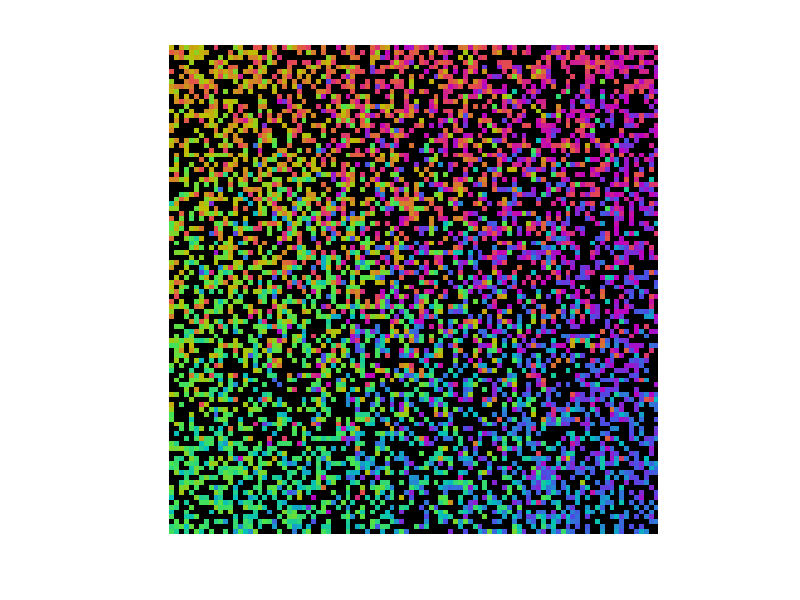

The MATLAB source for this figure: (Note: this script raises an error after producing the figure.)
close all
clear
clc

%========================Good Presets==============================
% numAgents = 500;
% mapSize = 100;
% sensingRadius = 8;
% neighborToGoalForceRatio = 0.072;
%spawnType = 'RandomSpawn';
%===================================================================
% numAgents = 500;
% mapSize = 100;
% sensingRadius = 10;
% neighborToGoalForceRatio = 0.01;
% spawnType = 'OpposingCoordinatedSpawn';
%==================================================================


numAgents = 5000; %number of agents
mapSize =100; %x and y dimension of map
sensingRadius = 5; %Radius of sensing range for each agent (square sensing range)
neighborToGoalForceRatio = 0.5; %Ratio of the force from the goal point to the force exerted by one agent of the same color

environment = zeros(mapSize, mapSize, 6); %X, Y for RGB and "contains agent" and GoalX,GoalY
imageResize = 10; %Makes the plot bigger

spawnType = 'RandomSpawn';
%spawnType = 'CoordinatedSpawn';
%spawnType = 'OpposingCoordinatedSpawn';

switch spawnType
    case 'RandomSpawn'
        %Place agents randomly on the map
        for i = 1:numAgents
            new = false;
            while not(new)
                randx = randi(mapSize);
                randy = randi(mapSize);
                if environment(randx,randy,4) == 0
                    new = true;
                end
            end
            environment(randx,randy,4) = 1; %The row coordinate is x, the column coordinate is y
        end
        
        %Set the goal positions of each agent to a random point on the map
        environment(:,:,5:6) = randi(mapSize,[mapSize,mapSize,2]) .* environment(:,:,4);
    case 'CoordinatedSpawn'
      %Place agents in the top left corner of the map
        for i = 1:numAgents
            new = false;
            while not(new)
                randx = randi(mapSize/4);
                randy = randi(mapSize/4);
                if environment(randx,randy,4) == 0
                    new = true;
                end
            end
            environment(randx,randy,4) = 1; %The row coordinate is x, the column coordinate is y
        end
        
        %Set the goal positions of each agent to a random point on the map
        environment(:,:,5:6) = randi(mapSize/2,[mapSize,mapSize,2]) .* environment(:,:,4); 
        environment(:,:,5:6) = environment(:,:,5:6) + mapSize/2;
    case 'OpposingCoordinatedSpawn'
        for i = 1:numAgents
            new = false;
            while not(new)
                randx = randi(mapSize/4);
                randy = randi(mapSize/4);
                if mod(i,2) == 0
                   randy = randy + mapSize*3/4; 
                   environment(randx,randy,5:6) = randi(mapSize/2,[1,1,2]); 
                   environment(randx,randy,5) = environment(randx,randy,5) + mapSize/2;
                else
                   environment(randx,randy,5:6) = randi(mapSize/2,[1,1,2]); 
                   environment(randx,randy,5:6) = environment(randx,randy,5:6) + mapSize/2;
                end
                if environment(randx,randy,4) == 0
                    new = true;
                end
            end
            environment(randx,randy,4) = 1; %The row coordinate is x, the column coordinate is y
        end
end

%Create matrix of indexes
IndexMat = zeros(mapSize, mapSize, 2); 
yIndex = 1:mapSize;
xIndex = (1:mapSize)';
for i = 1:mapSize
   IndexMat(:,i,1) = xIndex;
   IndexMat(i,:,2) = yIndex;
end

%Find unit vector to goal
unitToGoal = (environment(:,:,5:6) - IndexMat)./vecnorm(environment(:,:,5:6) - IndexMat,2,3);

%Find angle of unit vector to goal relative to x-axis
theta = mod(atan2(unitToGoal(:,:,2),unitToGoal(:,:,1)),2*pi);

%Set the color of each agent depending on their theta angle
environment(:,:,1) = ((theta < pi).*(255-theta*255/pi)) + ((theta >= pi).*(theta-pi)*255/pi);
environment(:,:,2) = (and(theta <= 5/3*pi,theta >= 2/3*pi).*(255-(theta-2/3*pi)*255/pi)) + ...
    ((theta > 5/3*pi).*(theta-5/3*pi)*255/pi) + ((theta < 2/3*pi).*((theta+1/3*pi)*255/pi));
environment(:,:,3) = (and(theta <= 4/3*pi,theta >= 1/3*pi).*(theta-1/3*pi)*255/pi) + ...
    ((theta < 1/3*pi).*(255-(theta+2/3*pi)*255/pi)) + ((theta > 4/3*pi).*(255-(theta-4/3*pi)*255/pi));

%Find the sum of the colors of each agent for normalization reasons
colorSum = environment(:,:,1) + environment(:,:,2) + environment(:,:,3);

%display the image showing locations and colors of every agent
imshow(floor(environment(:,:,1:3))./colorSum*1.5.*environment(:,:,4));

%===========================Main Loop==========================%
while true
    tic
    %find number of agents who have reached their goal points
    numAtGoal = sum(sum(vecnorm(environment(:,:,5:6) - IndexMat,2,3) == 0));
    %erase agents who have reached their goal points
    environment(:,:,:) = environment(:,:,:) .* (vecnorm(environment(:,:,5:6) - IndexMat,2,3) ~= 0);
    
    %spawn a new agent for each one that was erased
    for i = 1:numAtGoal
        
        new = false;
        switch spawnType
            case 'RandomSpawn'
                while not(new)
                    randx = randi(mapSize);
                    randy = randi(mapSize);
                    if environment(randx,randy,4) == 0
                        new = true;
                    end
                end
                environment(randx,randy,4) = 1; %The row coordinate is x, the column coordinate is y
                %Set new random goal point
                environment(randx,randy,5:6) = randi(mapSize,size(environment(randx,randy,5:6)));
            case 'CoordinatedSpawn'
                new = false;
                while not(new)
                    randx = randi(mapSize/4);
                    randy = randi(mapSize/4);
                    if environment(randx,randy,4) == 0
                        new = true;
                    end
                end
                environment(randx,randy,4) = 1; %The row coordinate is x, the column coordinate is y
                environment(randx,randy,5:6) = randi(mapSize/2,size(environment(randx,randy,5:6)));
                environment(randx,randy,5:6) = environment(randx,randy,5:6) + mapSize/2;
            case 'OpposingCoordinatedSpawn'
                    new = false;
                    while not(new)
                        randx = randi(mapSize/4);
                        randy = randi(mapSize/4);
                        if mod(i,2) == 0
                            randy = randy + mapSize*3/4;
                            environment(randx,randy,5:6) = randi(mapSize/2,[1,1,2]);
                            environment(randx,randy,5) = environment(randx,randy,5) + mapSize/2;
                        else
                            environment(randx,randy,5:6) = randi(mapSize/2,[1,1,2]);
                            environment(randx,randy,5:6) = environment(randx,randy,5:6) + mapSize/2;
                        end
                        if environment(randx,randy,4) == 0
                            new = true;
                        end
                    end
                    environment(randx,randy,4) = 1; %The row coordinate is x, the column coordinate is y
        end
    end
   
   %Update unitToGoal
   unitToGoal = (environment(:,:,5:6) - IndexMat)./vecnorm(environment(:,:,5:6) - IndexMat, 2, 3);

   %update theta
   theta = mod(atan2(unitToGoal(:,:,2),unitToGoal(:,:,1)),2*pi);
   
   %move agents
   environment = moveAgents(environment, unitToGoal, sensingRadius, neighborToGoalForceRatio, theta, mapSize);
   
   %Update unitToGoal
   unitToGoal = (environment(:,:,5:6) - IndexMat)./vecnorm(environment(:,:,5:6) - IndexMat, 2, 3);

   %update theta
   theta = mod(atan2(unitToGoal(:,:,2),unitToGoal(:,:,1)),2*pi);
   
   %------------------------------show image----------------------------%
   %Set the color of each agent depending on their theta angle
   environment(:,:,1) = ((theta < pi).*(255-theta*255/pi)) + ((theta >= pi).*(theta-pi)*255/pi);
   environment(:,:,2) = (and(theta <= 5/3*pi,theta >= 2/3*pi).*(255-(theta-2/3*pi)*255/pi)) + ...
       ((theta > 5/3*pi).*(theta-5/3*pi)*255/pi) + ((theta < 2/3*pi).*((theta+1/3*pi)*255/pi));
   environment(:,:,3) = (and(theta <= 4/3*pi,theta >= 1/3*pi).*(theta-1/3*pi)*255/pi) + ...
       ((theta < 1/3*pi).*(255-(theta+2/3*pi)*255/pi)) + ((theta > 4/3*pi).*(255-(theta-4/3*pi)*255/pi));
   
   %Find the sum of the colors of each agent for normalization reasons
   colorSum = environment(:,:,1) + environment(:,:,2) + environment(:,:,3);
   
   %display the image showing locations and colors of every agent
   img = floor(environment(:,:,1:3))./colorSum*1.5.*environment(:,:,4);
   img = imresize(img, imageResize);
   imshow(img);
   %--------------------------------------------------------------------%
   disp(toc)
end


function environment = moveAgents(environment, unitToGoal, sensingRadius, neighborToGoalForceRatio, theta, mapSize)
force = zeros([mapSize, mapSize, 2]);
force = force + unitToGoal;
alreadyMoved = zeros(mapSize);

for i = 1:mapSize %x coordinate
    for j = 1:mapSize %y coordinate
        if environment(i, j, 4) == 1 && not(alreadyMoved(i,j))
            for k = -sensingRadius:sensingRadius %x offset in sensing range
                for l = -sensingRadius:sensingRadius %y offset in sensing range
                    if i+k > 0 && i+k <= mapSize && j+l > 0 && j+l <= mapSize && k ~= 0 && l ~= 0 && environment(i+k, j+l, 4) == 1 %make sure not off the edge of the map and not on central agent
                        %Find the angle to the neighbors relative position
                        angularDistToNeighbor = mod(mod(atan2(j+l,i+k),2*pi) - theta(i, j), pi);
                        %Find the unit vector pointing to that neighbor
                        unitToNeighbor = [k, l]/norm([k, l]);
                        %For each neighbor, add their force. Attraction if
                        %the angular dist is between 0 and 90 and
                        %repulsion if the anglular dist is between 90 and
                        %180 deg
                        force(i, j, 1) = force(i, j, 1)+unitToNeighbor(1)*(pi-angularDistToNeighbor)/pi*neighborToGoalForceRatio;
                        force(i, j, 2) = force(i, j, 2)+unitToNeighbor(2)*(pi-angularDistToNeighbor)/pi*neighborToGoalForceRatio;
                    end
                end
            end
            %Now that the force has been added for each agent, we actually
            %need to move the agents around
            %We will try to move to the neighboring square that is closest
            %to the angle their force points, but if there is another agent
            %there, they will try the two adjacent squares
            forceAngle = mod(atan2(force(i,j,2),force(i,j,1)),2*pi);
            
            xBottomWall = false;
            yBottomWall = false;
            xTopWall = false;
            yTopWall = false;
            if i == 1
                xBottomWall = true;
            end
            if j == 1
                yBottomWall = true;
            end
            if i == mapSize
                xTopWall = true;
            end
            if j == mapSize
                yTopWall = true;
            end
            found = false;
            if (forceAngle <= 22.5/180*pi || forceAngle > 337.5/180*pi)
                if ~xTopWall
                    if environment(i+1, j, 4) == 0
                        environment(i+1, j, :) = environment(i, j, :);
                        environment(i, j, :) = zeros(size(environment(i, j, :)));
                        found = true;
                        alreadyMoved(i+1,j) = true;
                    end
                end
                if ~yBottomWall && ~xTopWall && ~found
                    if environment(i+1, j-1, 4) == 0
                        environment(i+1, j-1, :) = environment(i, j, :);
                        environment(i, j, :) = zeros(size(environment(i, j, :)));
                        found = true;
                        alreadyMoved(i+1,j-1) = true;
                    end
                end
                if ~yTopWall && ~xTopWall && ~found
                    if environment(i+1, j+1, 4) == 0
                        environment(i+1, j+1, :) = environment(i, j, :);
                        environment(i, j, :) = zeros(size(environment(i, j, :)));
                        found = true;
                        alreadyMoved(i+1,j+1) = true;
                    end
                end
            elseif forceAngle <= 67.5/180*pi
                if ~xTopWall && ~yTopWall
                    if environment(i+1, j+1, 4) == 0
                        environment(i+1, j+1, :) = environment(i, j, :);
                        environment(i, j, :) = zeros(size(environment(i, j, :)));
                        found = true;
                        alreadyMoved(i+1,j+1) = true;
                    end
                end
                if ~xTopWall && ~found
                    if environment(i+1, j, 4) == 0
                        environment(i+1, j, :) = environment(i, j, :);
                        environment(i, j, :) = zeros(size(environment(i, j, :)));
                        found = true;
                        alreadyMoved(i+1,j) = true;
                    end
                end
                if ~yTopWall && ~found
                    if environment(i, j+1, 4) == 0
                        environment(i, j+1, :) = environment(i, j, :);
                        environment(i, j, :) = zeros(size(environment(i, j, :)));
                        found = true;
                        alreadyMoved(i,j+1) = true;
                    end
                end
            elseif forceAngle <= 112.5/180*pi
                if ~yTopWall
                    if environment(i, j+1, 4) == 0
                        environment(i, j+1, :) = environment(i, j, :);
                        environment(i, j, :) = zeros(size(environment(i, j, :)));
                        found = true;
                        alreadyMoved(i,j+1) = true;
                    end
                end
                if ~yTopWall && ~xTopWall && ~found
                    if environment(i+1, j+1, 4) == 0
                        environment(i+1, j+1, :) = environment(i, j, :);
                        environment(i, j, :) = zeros(size(environment(i, j, :)));
                        found = true;
                        alreadyMoved(i+1,j+1) = true;
                    end
                end
                if ~xBottomWall && ~yTopWall && ~found
                    if environment(i-1, j+1, 4) == 0
                        environment(i-1, j+1, :) = environment(i, j, :);
                        environment(i, j, :) = zeros(size(environment(i, j, :)));
                        found = true;
                        alreadyMoved(i-1,j+1) = true;
                    end
                end
            elseif forceAngle <= 157.5/180*pi
                if ~xBottomWall && ~yTopWall
                    if environment(i-1, j+1, 4) == 0
                        environment(i-1, j+1, :) = environment(i, j, :);
                        environment(i, j, :) = zeros(size(environment(i, j, :)));
                        found = true;
                        alreadyMoved(i-1,j+1) = true;
                    end
                end
                if ~yTopWall && ~found
                    if environment(i, j+1, 4) == 0
                        environment(i, j+1, :) = environment(i, j, :);
                        environment(i, j, :) = zeros(size(environment(i, j, :)));
                        found = true;
                        alreadyMoved(i,j+1) = true;
                    end
                end
                if ~xBottomWall && ~found
                    if environment(i-1, j, 4) == 0
                        environment(i-1, j, :) = environment(i, j, :);
                        environment(i, j, :) = zeros(size(environment(i, j, :)));
                        found = true;
                        alreadyMoved(i-1,j) = true;
                    end
                end
            elseif forceAngle <= 202.5/180*pi
                if ~xBottomWall
                    if environment(i-1, j, 4) == 0
                        environment(i-1, j, :) = environment(i, j, :);
                        environment(i, j, :) = zeros(size(environment(i, j, :)));
                        found = true;
                        alreadyMoved(i-1,j) = true;
                    end
                end
                if ~xBottomWall && ~yTopWall && ~found
                    if environment(i-1, j+1, 4) == 0
                        environment(i-1, j+1, :) = environment(i, j, :);
                        environment(i, j, :) = zeros(size(environment(i, j, :)));
                        found = true;
                        alreadyMoved(i-1,j+1) = true;
                    end
                end
                if ~yBottomWall && ~xBottomWall && ~found
                    if environment(i-1, j-1, 4) == 0
                        environment(i-1, j-1, :) = environment(i, j, :);
                        environment(i, j, :) = zeros(size(environment(i, j, :)));
                        found = true;
                        alreadyMoved(i-1,j-1) = true;
                    end
                end
            elseif forceAngle <= 247.5/180*pi
                if ~xBottomWall && ~yBottomWall
                    if environment(i-1, j-1, 4) == 0
                        environment(i-1, j-1, :) = environment(i, j, :);
                        environment(i, j, :) = zeros(size(environment(i, j, :)));
                        found = true;
                        alreadyMoved(i-1,j-1) = true;
                    end
                end
                if ~xBottomWall && ~found
                    if environment(i-1, j, 4) == 0
                        environment(i-1, j, :) = environment(i, j, :);
                        environment(i, j, :) = zeros(size(environment(i, j, :)));
                        found = true;
                        alreadyMoved(i-1,j) = true;
                    end
                end
                if ~yBottomWall && ~found
                    if environment(i, j-1, 4) == 0
                        environment(i, j-1, :) = environment(i, j, :);
                        environment(i, j, :) = zeros(size(environment(i, j, :)));
                        found = true;
                        alreadyMoved(i,j-1) = true;
                    end
                end
            elseif forceAngle <= 292.5/180*pi
                if ~yBottomWall
                    if environment(i, j-1, 4) == 0
                        environment(i, j-1, :) = environment(i, j, :);
                        environment(i, j, :) = zeros(size(environment(i, j, :)));
                        found = true;
                        alreadyMoved(i,j-1) = true;
                    end
                end
                if ~xBottomWall && ~yBottomWall && ~found
                    if environment(i-1, j-1, 4) == 0
                        environment(i-1, j-1, :) = environment(i, j, :);
                        environment(i, j, :) = zeros(size(environment(i, j, :)));
                        found = true;
                        alreadyMoved(i-1,j-1) = true;
                    end
                end
                if ~xTopWall && ~yBottomWall && ~found
                    if environment(i+1, j-1, 4) == 0
                        environment(i+1, j-1, :) = environment(i, j, :);
                        environment(i, j, :) = zeros(size(environment(i, j, :)));
                        found = true;
                        alreadyMoved(i+1,j-1) = true;
                    end
                end
            elseif forceAngle <= 337.5/180*pi
                if ~xTopWall && ~yBottomWall
                    if environment(i+1, j-1, 4) == 0
                        environment(i+1, j-1, :) = environment(i, j, :);
                        environment(i, j, :) = zeros(size(environment(i, j, :)));
                        found = true;
                        alreadyMoved(i+1,j-1) = true;
                    end
                end
                if ~yBottomWall && ~found
                    if environment(i, j-1, 4) == 0
                        environment(i, j-1, :) = environment(i, j, :);
                        environment(i, j, :) = zeros(size(environment(i, j, :)));
                        found = true;
                        alreadyMoved(i,j-1) = true;
                    end
                end
                if ~xTopWall && ~found
                    if environment(i+1, j, 4) == 0
                        environment(i+1, j, :) = environment(i, j, :);
                        environment(i, j, :) = zeros(size(environment(i, j, :)));
                        found = true;
                        alreadyMoved(i+1,j) = true;
                    end
                end
            end
        end
    end
end
end
